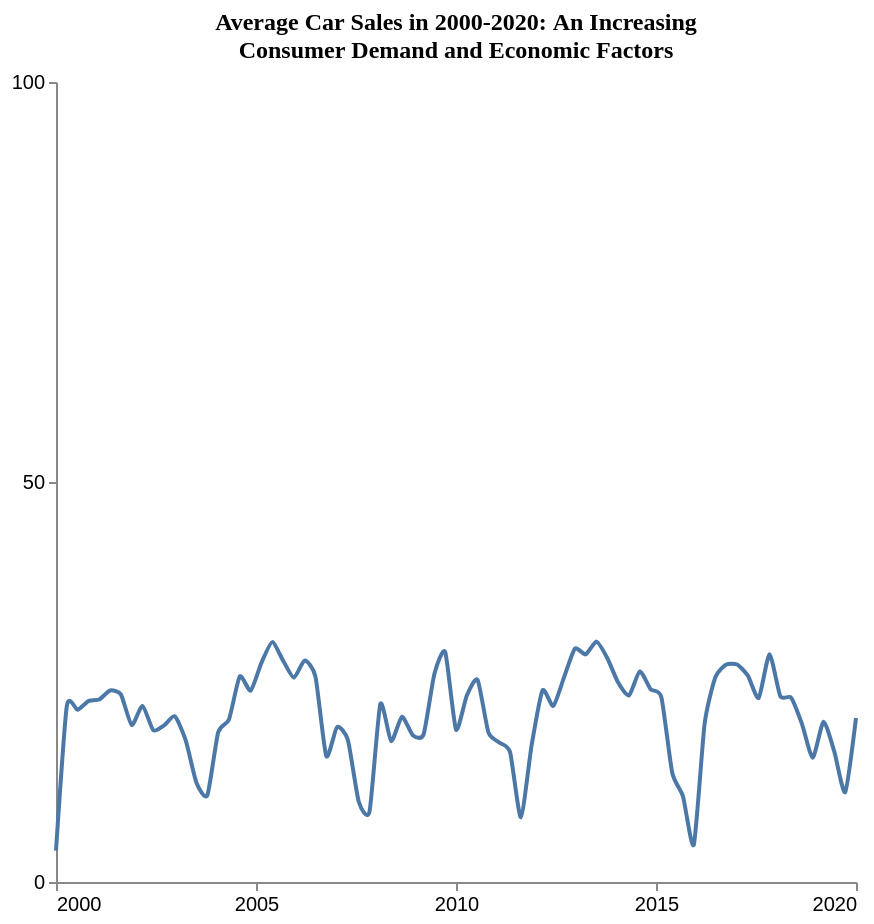

Write the Vega-Lite specification saved for this chart.
### Vega-Lite specification from a JSON file in a GitHub repository (floating-point values rounded to 4 significant figures)
{"$schema": "https://vega.github.io/schema/vega-lite/v5.json", "description": "Pattern: upward", "data": {"values": [{"X": 2000.0, "Y": 3.919}, {"X": 2000.0, "Y": 21.98}, {"X": 2001.0, "Y": 21.52}, {"X": 2001.0, "Y": 22.62}, {"X": 2001.0, "Y": 22.81}, {"X": 2001.0, "Y": 23.93}, {"X": 2002.0, "Y": 23.45}, {"X": 2002.0, "Y": 19.63}, {"X": 2002.0, "Y": 22.01}, {"X": 2002.0, "Y": 18.96}, {"X": 2003.0, "Y": 19.59}, {"X": 2003.0, "Y": 20.7}, {"X": 2003.0, "Y": 17.7}, {"X": 2004.0, "Y": 12.37}, {"X": 2004.0, "Y": 10.84}, {"X": 2004.0, "Y": 18.7}, {"X": 2004.0, "Y": 20.32}, {"X": 2005.0, "Y": 25.7}, {"X": 2005.0, "Y": 23.91}, {"X": 2005.0, "Y": 27.39}, {"X": 2005.0, "Y": 29.98}, {"X": 2006.0, "Y": 27.7}, {"X": 2006.0, "Y": 25.54}, {"X": 2006.0, "Y": 27.69}, {"X": 2006.0, "Y": 25.68}, {"X": 2007.0, "Y": 15.74}, {"X": 2007.0, "Y": 19.38}, {"X": 2007.0, "Y": 17.75}, {"X": 2008.0, "Y": 10.06}, {"X": 2008.0, "Y": 8.803}, {"X": 2008.0, "Y": 22.25}, {"X": 2008.0, "Y": 17.62}, {"X": 2009.0, "Y": 20.65}, {"X": 2009.0, "Y": 18.35}, {"X": 2009.0, "Y": 18.44}, {"X": 2009.0, "Y": 26.0}, {"X": 2010.0, "Y": 28.74}, {"X": 2010.0, "Y": 19.06}, {"X": 2010.0, "Y": 23.32}, {"X": 2011.0, "Y": 25.26}, {"X": 2011.0, "Y": 18.7}, {"X": 2011.0, "Y": 17.43}, {"X": 2011.0, "Y": 16.23}, {"X": 2012.0, "Y": 8.096}, {"X": 2012.0, "Y": 17.13}, {"X": 2012.0, "Y": 23.95}, {"X": 2012.0, "Y": 22.02}, {"X": 2013.0, "Y": 25.61}, {"X": 2013.0, "Y": 29.17}, {"X": 2013.0, "Y": 28.44}, {"X": 2014.0, "Y": 30.05}, {"X": 2014.0, "Y": 27.98}, {"X": 2014.0, "Y": 24.93}, {"X": 2014.0, "Y": 23.32}, {"X": 2015.0, "Y": 26.32}, {"X": 2015.0, "Y": 24.1}, {"X": 2015.0, "Y": 23.07}, {"X": 2015.0, "Y": 13.66}, {"X": 2016.0, "Y": 10.68}, {"X": 2016.0, "Y": 4.68}, {"X": 2016.0, "Y": 19.81}, {"X": 2016.0, "Y": 25.62}, {"X": 2017.0, "Y": 27.18}, {"X": 2017.0, "Y": 27.18}, {"X": 2017.0, "Y": 25.8}, {"X": 2018.0, "Y": 23.01}, {"X": 2018.0, "Y": 28.47}, {"X": 2018.0, "Y": 23.23}, {"X": 2018.0, "Y": 23.04}, {"X": 2019.0, "Y": 19.77}, {"X": 2019.0, "Y": 15.54}, {"X": 2019.0, "Y": 20.04}, {"X": 2019.0, "Y": 16.27}, {"X": 2020.0, "Y": 11.23}, {"X": 2020.0, "Y": 20.49}]}, "mark": {"type": "line", "interpolate": "cardinal", "tension": 0.4}, "encoding": {"x": {"field": "X", "type": "quantitative", "title": "", "axis": {"grid": false, "format": "d", "values": [2000, 2005, 2010, 2015, 2020], "tickSize": 4}, "scale": {"domain": [2000, 2020]}}, "y": {"field": "Y", "type": "quantitative", "title": "", "axis": {"grid": false, "format": "d", "values": [0, 50, 100], "tickSize": 4, "tickOpacity": 1}, "scale": {"domain": [0, 100]}}}, "title": {"text": "Average Car Sales in 2000-2020: An Increasing^ Consumer Demand and Economic Factors", "anchor": "middle", "font": "Tahoma", "fontSize": 12}, "config": {"lineBreak": "^", "view": {"stroke": null}}, "height": 400, "width": 400, "autosize": "pad"}
